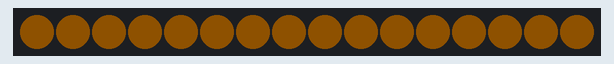
Simulated run of this program. Board: ATtiny85, built with avr-gcc and run on an emulated ATtiny85. On the bench: 16 RGB LEDs in strip order, left to right. Dim RGB values are drawn brighter than linear.

Above: at 3.06 s.
At 6.08 s:
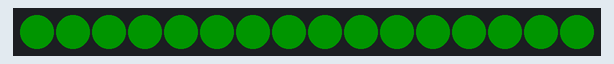
At 8.12 s:
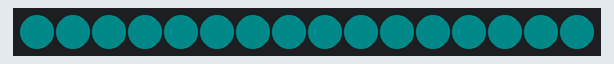
At 9.42 s:
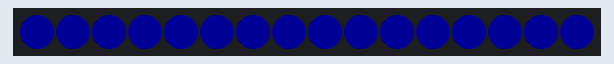
At 11.88 s:
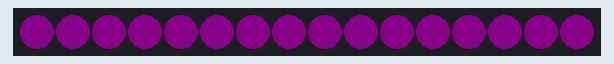
At 14.38 s:
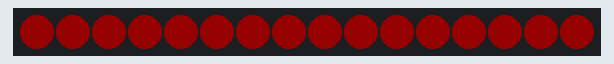

The program:

main.cpp
```cpp
extern "C" {
// https://github.com/FastLED/FastLED/issues/581
volatile unsigned long timer0_millis = 0;
}

#include <FastLED.h>

#define LED_PIN 14
#define NUM_LEDS 16
#define BRIGHTNESS 20
#define LED_TYPE WS2812B
#define COLOR_ORDER GRB
CRGB leds[NUM_LEDS];

uint8_t gHue = 0;

void setup() {
    delay(1000);
    FastLED.addLeds<LED_TYPE, LED_PIN, COLOR_ORDER>(leds, NUM_LEDS).setCorrection(TypicalLEDStrip);
    FastLED.setBrightness(BRIGHTNESS);
}

void loop() {
    FastLED.clear();
    for (int i = 0; i < NUM_LEDS; i++) {
        leds[i] = CHSV(gHue, 255, 255);
    }
    gHue++;
    FastLED.show();
    delay(50);
}
```

Measured:
- by itself, everything shown: repeats every 13.4 s, in 77 steps
